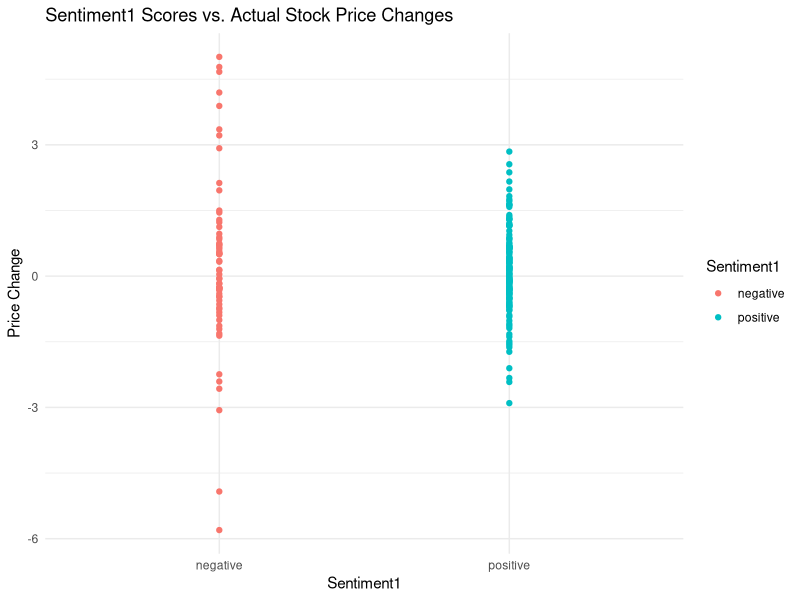
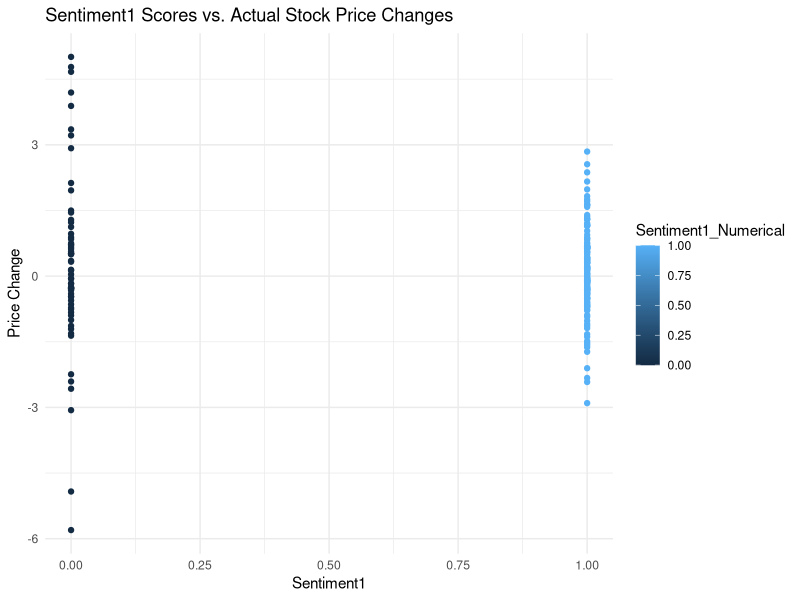
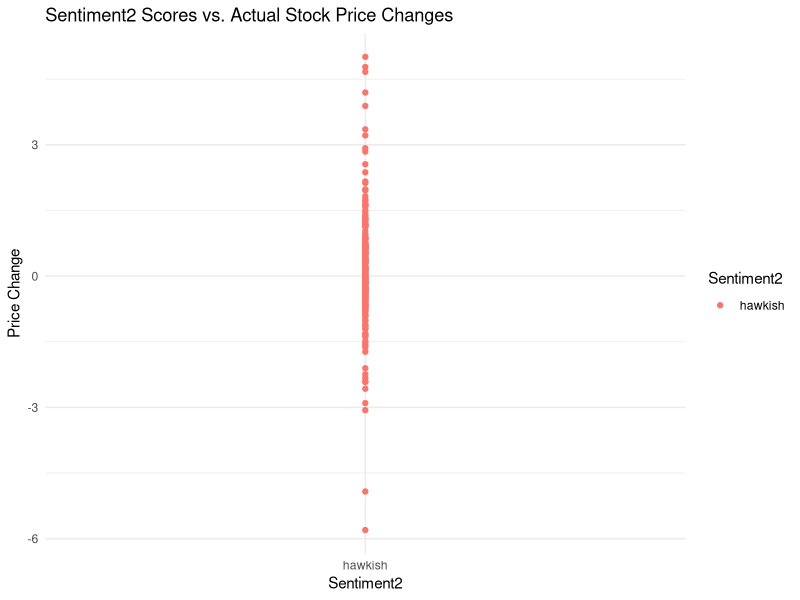
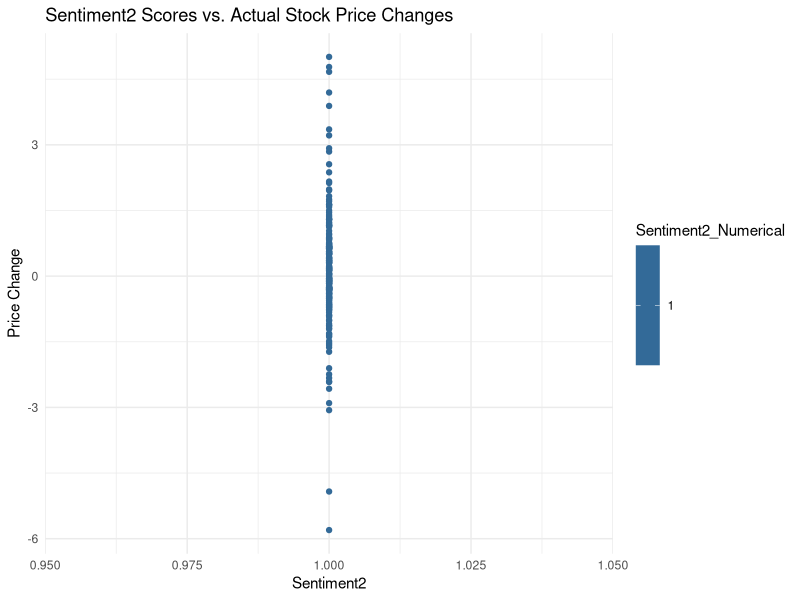

Here is the R script that generated these plots, in order: (Note: this script raises an error after producing the figures.)
#Visualizations of data 

library(ggplot2)

final_clean <- read.csv("final_clean.csv")

#For now, plotting both raw sentiment scores and sentiment numerical scores!! 
#This needs to be changed!! choose one! I believe it would be raw sentiment 

#Scatterplot by level of Sentiment1 scores

ggplot(final_clean, aes(x = Sentiment1, y = changepercent, color = Sentiment1)) +
  geom_point() +
  labs(title = "Sentiment1 Scores vs. Actual Stock Price Changes",
       x = "Sentiment1",
       y = "Price Change") +
  theme_minimal()

ggplot(final_clean, aes(x = Sentiment1_Numerical, y = changepercent, color = Sentiment1_Numerical)) +
  geom_point() +
  labs(title = "Sentiment1 Scores vs. Actual Stock Price Changes",
       x = "Sentiment1",
       y = "Price Change") +
  theme_minimal()

#Scatterplot by level of Sentiment2 scores 
ggplot(final_clean, aes(x = Sentiment2, y = changepercent, color = Sentiment2)) +
  geom_point() +
  labs(title = "Sentiment2 Scores vs. Actual Stock Price Changes",
       x = "Sentiment2",
       y = "Price Change") +
  theme_minimal()

ggplot(final_clean, aes(x = Sentiment2_Numerical, y = changepercent, color = Sentiment2_Numerical)) +
  geom_point() +
  labs(title = "Sentiment2 Scores vs. Actual Stock Price Changes",
       x = "Sentiment2",
       y = "Price Change") +
  theme_minimal()

#Table counts
all_sentiments1 <- c("positive", "negative")
all_sentiments2 <- c("hawkish", "dovish")

sentiment_table <- bind_rows(
  final_clean %>% 
    count(Sentiment1) %>% 
    mutate(Type = "Sentiment1") %>% 
    rename(Sentiment = Sentiment1) %>%
    right_join(data.frame(Sentiment = all_sentiments1, Type = "Sentiment1"), by = c("Sentiment", "Type")) %>%
    mutate(n = replace_na(n, 0)),
  final_clean %>% 
    count(Sentiment2) %>% 
    mutate(Type = "Sentiment2") %>% 
    rename(Sentiment = Sentiment2) %>%
    right_join(data.frame(Sentiment = all_sentiments2, Type = "Sentiment2"), by = c("Sentiment", "Type")) %>%
    mutate(n = replace_na(n, 0))
)

print(sentiment_table)

# Group by Stock and Sentiment 
sentiment_stock_counts <- bind_rows(
  final_clean %>% 
    group_by(SPchange_Numerical, Sentiment1) %>% 
    summarise(Count = n(), .groups = 'drop') %>% 
    rename(Sentiment = Sentiment1) %>%
    mutate(Type = "Sentiment1"),
  final_clean %>% 
    group_by(SPchange_Numerical, Sentiment2) %>% 
    summarise(Count = n(), .groups = 'drop') %>% 
    rename(Sentiment = Sentiment2) %>%
    mutate(Type = "Sentiment2")
)

print(sentiment_stock_counts)
